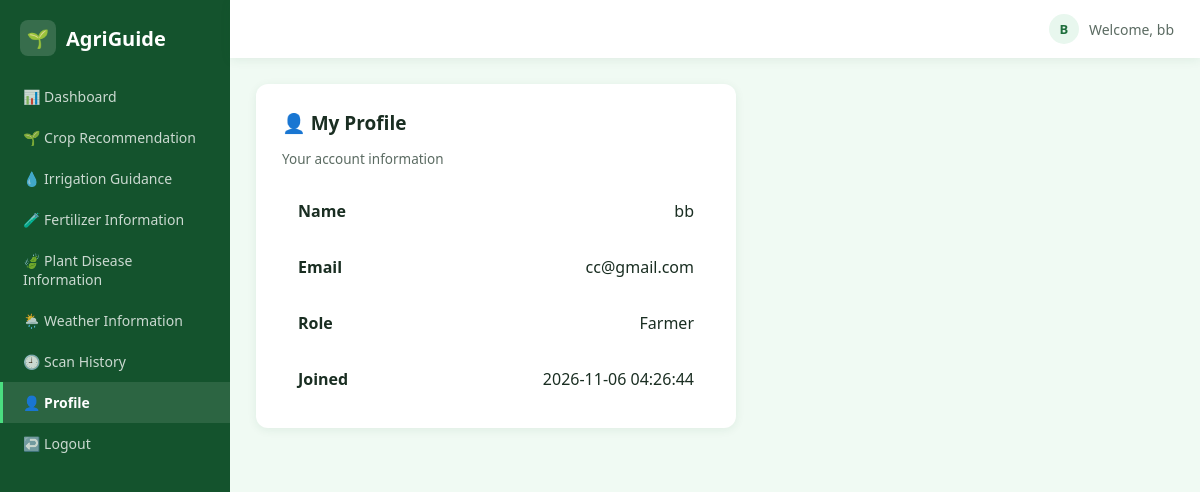
Page /profile (signed in) on the committed database.
### tables this page shows
CREATE TABLE users (
        id INTEGER PRIMARY KEY AUTOINCREMENT,
        name TEXT NOT NULL,
        email TEXT NOT NULL UNIQUE,
        password TEXT NOT NULL,
        role TEXT DEFAULT 'Farmer',
        created_at TEXT DEFAULT CURRENT_TIMESTAMP
    );

### app.py (the view)
@app.route("/profile")
@login_required
def profile():
    db = get_db()
    user = db.execute("SELECT * FROM users WHERE id = ?", (session["user_id"],)).fetchone()
    return render_template("profile.html", user=user)

### app.py (called while the page is built)
def get_db():
    db = getattr(g, "_database", None)
    if db is None:
        db = g._database = sqlite3.connect(DB_PATH)
        db.row_factory = sqlite3.Row
        db.execute("PRAGMA foreign_keys = ON")
    return db

@app.teardown_appcontext
def close_connection(exception):
    db = getattr(g, "_database", None)
    if db is not None:
        db.close()

def login_required(f):
    @wraps(f)
    def wrapped(*args, **kwargs):
        if "user_id" not in session:
            flash("Please login to continue.", "error")
            return redirect(url_for("login"))
        return f(*args, **kwargs)
    return wrapped

@app.context_processor
def inject_user():
    return {
        "current_user_name": session.get("name"),
        "current_user_role": session.get("role"),
        "logged_in": "user_id" in session,
    }

### templates/profile.html (shortened to what this page needs)
{% extends "base_app.html" %}
{% block content %}
<div class="panel" style="max-width:480px;">
  <h2>👤 My Profile</h2>
  <p class="sub">Your account information</p>
  <div class="crop-result-item"><span class="name">Name</span><span>{{ user.name }}</span></div>
  <div class="crop-result-item"><span class="name">Email</span><span>{{ user.email }}</span></div>
  <div class="crop-result-item"><span class="name">Role</span><span>{{ user.role }}</span></div>
  <div class="crop-result-item"><span class="name">Joined</span><span>{{ user.created_at }}</span></div>
</div>
{% endblock %}

### static/css/style.css (style rules this page uses)
:root { --green-dark: #14532d; --green-primary: #16a34a; --green-mid: #1e6e3c; --green-light: #e8f7ee; --green-pale: #f0faf3; --text-dark: #1a2e22; --text-muted: #5b6b62; --white: #ffffff; --border: #e2ece5; --shadow: 0 2px 10px rgba(20, 83, 45, 0.08); --radius: 12px; }
* { box-sizing: border-box; }
body { margin: 0; font-family: "Segoe UI", "Helvetica Neue", Arial, sans-serif; background: var(--green-pale); color: var(--text-dark); }
.panel { background: var(--white); border-radius: var(--radius); box-shadow: var(--shadow); padding: 26px; margin-bottom: 22px; }
.panel h2 { margin: 0 0 6px; font-size: 19px; }
.panel .sub { color: var(--text-muted); font-size: 13.5px; margin-bottom: 20px; }
.crop-result-item { display: flex; align-items: center; justify-content: space-between; background: var(--white); border-radius: 8px; padding: 12px 16px; margin-bottom: 10px; }
.crop-result-item:last-child { margin-bottom: 0; }
.crop-result-item .name { font-weight: 600; }

### rows in the picture
users: name "bb", email "cc@gmail.com", role "Farmer", created_at "2026-11-06 04:26:44"

### other values in the picture
{{ (current_user_name or "U")[0]|upper }} "B"
{{ current_user_name }} "bb"
